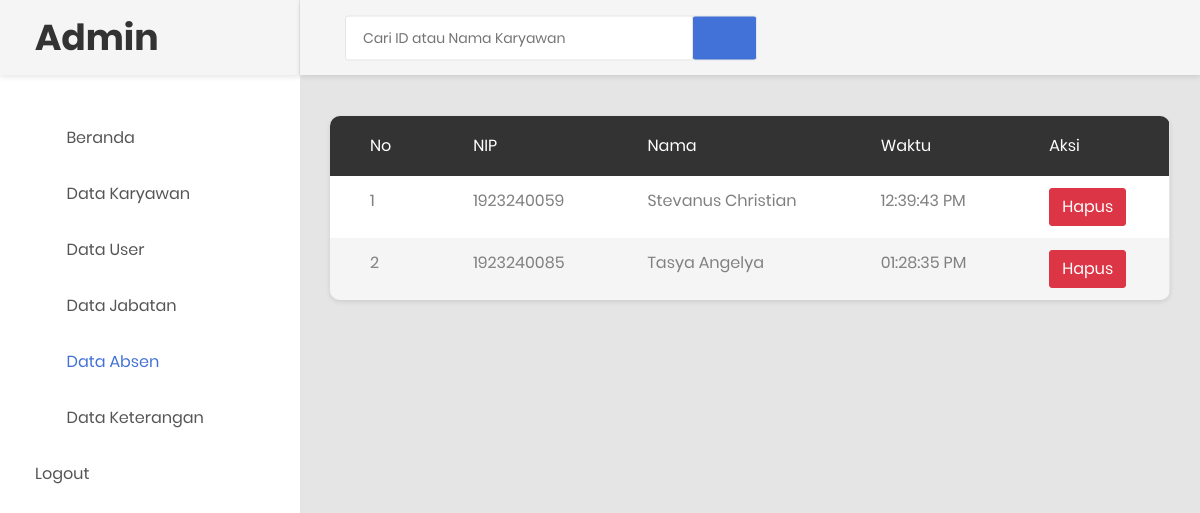
The app's page /prospenab.php (signed in), older data.
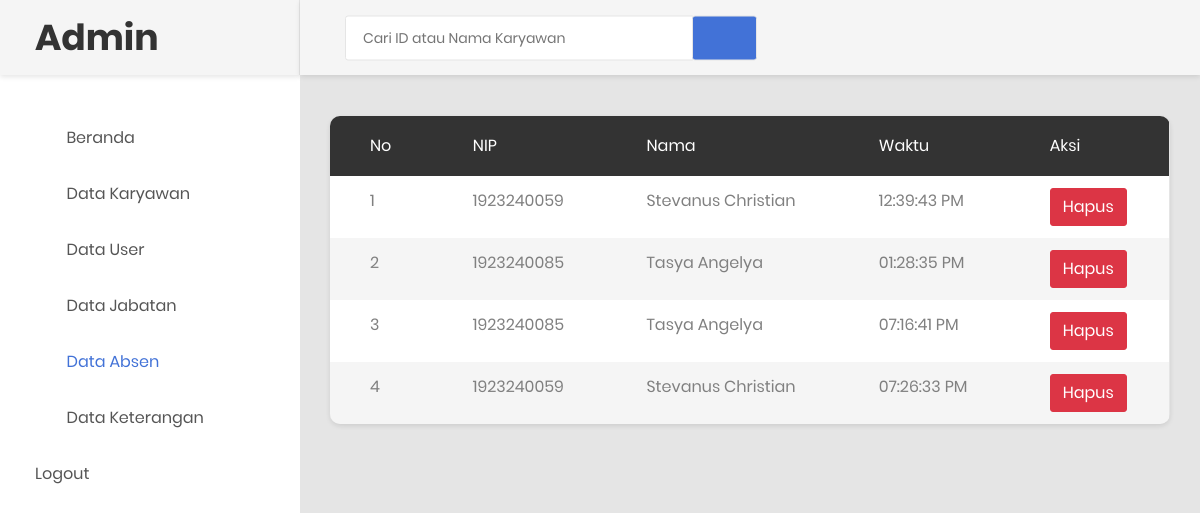
The same page, newer data.
### tables this page shows
CREATE TABLE `tb_absen` (
  `id` int(11) NOT NULL,
  `id_karyawan` int(11) NOT NULL,
  `nama` varchar(255) NOT NULL,
  `hari` varchar(250) NOT NULL,
  `tanggal` varchar(250) NOT NULL,
  `waktu` varchar(255) NOT NULL,
  `latitude` varchar(250) NOT NULL,
  `longitude` varchar(250) NOT NULL
);

### prospenab.php (the view, shortened to what the changed rows need)
<?php
require_once("koneksi.php");
 ?>
<!DOCTYPE html>
<html lang="en">
<head>
     <link rel="stylesheet" href="https://maxcdn.bootstrapcdn.com/bootstrap/4.5.2/css/bootstrap.min.css">
    <link rel="stylesheet" type="text/css" href="css/bootstrap.css" media="all">
    <link href="css/font-face.css" rel="stylesheet" media="all">
    <link href="vendor/font-awesome-4.7/css/font-awesome.min.css" rel="stylesheet" media="all">
    <link href="vendor/font-awesome-5/css/fontawesome-all.min.css" rel="stylesheet" media="all">
    <link href="vendor/mdi-font/css/material-design-iconic-font.min.css" rel="stylesheet" media="all">
    <link href="vendor/bootstrap-4.1/bootstrap.min.css" rel="stylesheet" media="all">
    <link href="vendor/animsition/animsition.min.css" rel="stylesheet" media="all">
    <link href="vendor/bootstrap-progressbar/bootstrap-progressbar-3.3.4.min.css" rel="stylesheet" media="all">
    <link href="vendor/wow/animate.css" rel="stylesheet" media="all">
    <link href="vendor/css-hamburgers/hamburgers.min.css" rel="stylesheet" media="all">
    <link href="vendor/slick/slick.css" rel="stylesheet" media="all">
    <link href="vendor/select2/select2.min.css" rel="stylesheet" media="all">
    <link href="vendor/perfect-scrollbar/perfect-scrollbar.css" rel="stylesheet" media="all">
    <link href="css/theme.css" rel="stylesheet" media="all">
</head>
<body class="animsition">
    <div class="page-wrapper">
        <aside class="menu-sidebar d-none d-lg-block">
            <div class="logo">
                <a href="#">
                    <h1>Admin</h1>
                </a>
            </div>
        </aside>
        <div class="page-container">
            <div class="main-content">
                <div class="section__content section__content--p30">
                    <div class="container-fluid">
                        <div class="row">
                                <div class="table-responsive table--no-card m-b-30">
                                    <table class="table table-borderless table-striped table-earning">
                                        <thead>
                                            <tr>
                                                <th>No</th>
                                                <th>NIP</th>
                                                <th>Nama</th>
                                                <th>Waktu</th>
                                                <th>Aksi</th>
                                            </tr>
                                        </thead>
                                        <tbody>
                                              <?php
                                            $cari = $_POST['cari'];
                                            $sql = "SELECT * FROM tb_absen WHERE id_karyawan LIKE '%$cari%' OR nama LIKE '%$cari%'";
                                            $query = mysqli_query($koneksi, $sql);
                                            $no = 1;
                                            while ($row = mysqli_fetch_array($query)) {
                                             ?>
                                            <tr>
                                                <td><?php echo $no ?></td>
                                                <td><?php echo $row['id_karyawan']; ?></td>
                                                <td><?php echo $row ['nama']; ?></td>
                                                <td><?php echo $row['waktu']; ?></td>
                                                <td> <a href="absen/hapus_absen.php?id=<?php echo $row['id']; ?>"><button class="btn btn-danger" onclick="return confirm('yakin ingin dihapus?');">Hapus</button></a></td>
                                            </tr>
                                           <?php
                                           $no++;
                                       }
                                            ?>
                                        </tbody>
                                    </table>
                                </div>
                            </div>
                </div>
            </div>
        </div>
    </div>
</body>
</html>

Row changes from the older to the newer data that the page shows:
added tb_absen: id_karyawan "1923240085", nama "Tasya Angelya", waktu "07:16:41 PM"
added tb_absen: id_karyawan "1923240059", nama "Stevanus Christian", waktu "07:26:33 PM"
